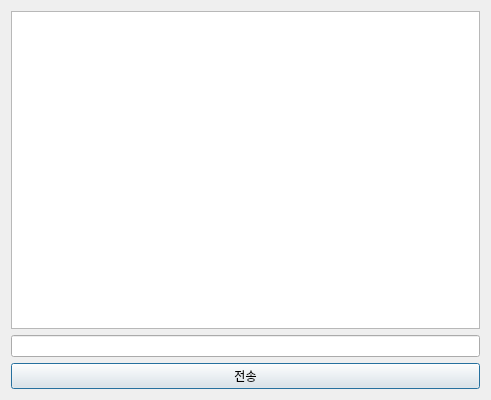
<?xml version="1.0" encoding="UTF-8"?>
<ui version="4.0">
 <class>kang_gemini</class>
 <widget class="QDialog" name="kang_gemini">
  <property name="geometry">
   <rect>
    <x>0</x>
    <y>0</y>
    <width>491</width>
    <height>400</height>
   </rect>
  </property>
  <property name="windowTitle">
   <string>Dialog</string>
  </property>
  <layout class="QVBoxLayout" name="verticalLayout">
   <item>
    <widget class="QTextEdit" name="answer"/>
   </item>
   <item>
    <widget class="QLineEdit" name="question"/>
   </item>
   <item>
    <widget class="QPushButton" name="send">
     <property name="text">
      <string>전송</string>
     </property>
    </widget>
   </item>
  </layout>
 </widget>
 <resources/>
 <connections/>
</ui>
